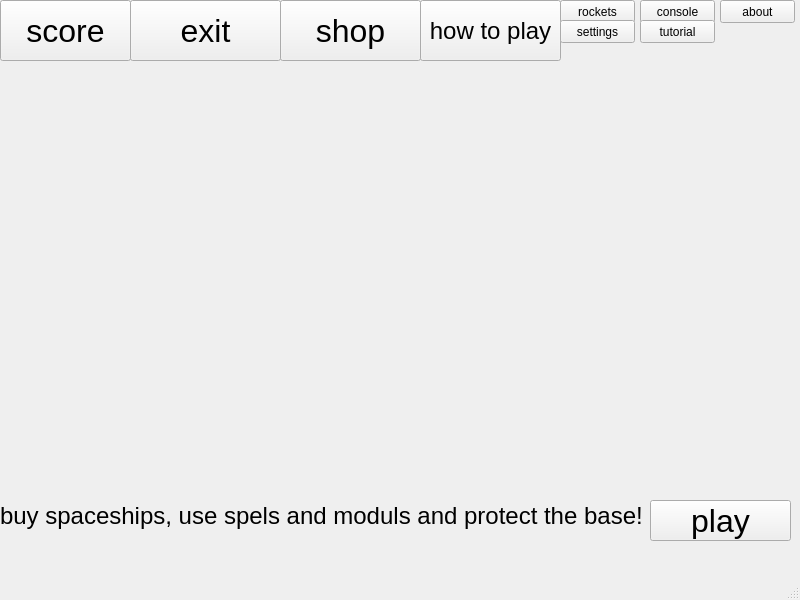
<?xml version="1.0" encoding="UTF-8"?>
<ui version="4.0">
 <class>MainWindow</class>
 <widget class="QMainWindow" name="MainWindow">
  <property name="geometry">
   <rect>
    <x>0</x>
    <y>0</y>
    <width>800</width>
    <height>600</height>
   </rect>
  </property>
  <property name="cursor">
   <cursorShape>ArrowCursor</cursorShape>
  </property>
  <property name="windowTitle">
   <string>MainWindow</string>
  </property>
  <widget class="QWidget" name="centralwidget">
   <widget class="QPushButton" name="play">
    <property name="geometry">
     <rect>
      <x>650</x>
      <y>500</y>
      <width>141</width>
      <height>41</height>
     </rect>
    </property>
    <property name="font">
     <font>
      <pointsize>24</pointsize>
     </font>
    </property>
    <property name="cursor">
     <cursorShape>PointingHandCursor</cursorShape>
    </property>
    <property name="text">
     <string>play</string>
    </property>
   </widget>
   <widget class="QPushButton" name="score">
    <property name="geometry">
     <rect>
      <x>0</x>
      <y>0</y>
      <width>131</width>
      <height>61</height>
     </rect>
    </property>
    <property name="font">
     <font>
      <pointsize>24</pointsize>
     </font>
    </property>
    <property name="cursor">
     <cursorShape>PointingHandCursor</cursorShape>
    </property>
    <property name="text">
     <string>score</string>
    </property>
   </widget>
   <widget class="QPushButton" name="exit">
    <property name="geometry">
     <rect>
      <x>130</x>
      <y>0</y>
      <width>151</width>
      <height>61</height>
     </rect>
    </property>
    <property name="font">
     <font>
      <pointsize>24</pointsize>
     </font>
    </property>
    <property name="cursor">
     <cursorShape>PointingHandCursor</cursorShape>
    </property>
    <property name="text">
     <string>exit</string>
    </property>
   </widget>
   <widget class="QPushButton" name="shop">
    <property name="geometry">
     <rect>
      <x>280</x>
      <y>0</y>
      <width>141</width>
      <height>61</height>
     </rect>
    </property>
    <property name="font">
     <font>
      <pointsize>24</pointsize>
     </font>
    </property>
    <property name="cursor">
     <cursorShape>PointingHandCursor</cursorShape>
    </property>
    <property name="text">
     <string>shop</string>
    </property>
   </widget>
   <widget class="QPushButton" name="how">
    <property name="geometry">
     <rect>
      <x>420</x>
      <y>0</y>
      <width>141</width>
      <height>61</height>
     </rect>
    </property>
    <property name="font">
     <font>
      <pointsize>18</pointsize>
     </font>
    </property>
    <property name="cursor">
     <cursorShape>PointingHandCursor</cursorShape>
    </property>
    <property name="text">
     <string>how to play</string>
    </property>
   </widget>
   <widget class="QPushButton" name="information">
    <property name="geometry">
     <rect>
      <x>720</x>
      <y>0</y>
      <width>75</width>
      <height>23</height>
     </rect>
    </property>
    <property name="cursor">
     <cursorShape>PointingHandCursor</cursorShape>
    </property>
    <property name="text">
     <string>about</string>
    </property>
   </widget>
   <widget class="QPushButton" name="pushButton">
    <property name="geometry">
     <rect>
      <x>640</x>
      <y>0</y>
      <width>75</width>
      <height>23</height>
     </rect>
    </property>
    <property name="cursor">
     <cursorShape>PointingHandCursor</cursorShape>
    </property>
    <property name="text">
     <string>console</string>
    </property>
   </widget>
   <widget class="QPushButton" name="rockets">
    <property name="geometry">
     <rect>
      <x>560</x>
      <y>0</y>
      <width>75</width>
      <height>23</height>
     </rect>
    </property>
    <property name="cursor">
     <cursorShape>PointingHandCursor</cursorShape>
    </property>
    <property name="text">
     <string>rockets</string>
    </property>
   </widget>
   <widget class="QLabel" name="label">
    <property name="geometry">
     <rect>
      <x>0</x>
      <y>60</y>
      <width>261</width>
      <height>341</height>
     </rect>
    </property>
    <property name="text">
     <string/>
    </property>
    <property name="pixmap">
     <pixmap>screen.png</pixmap>
    </property>
   </widget>
   <widget class="QLabel" name="label_2">
    <property name="geometry">
     <rect>
      <x>0</x>
      <y>480</y>
      <width>641</width>
      <height>71</height>
     </rect>
    </property>
    <property name="font">
     <font>
      <pointsize>18</pointsize>
     </font>
    </property>
    <property name="text">
     <string>buy spaceships, use spels and moduls and protect the base!</string>
    </property>
   </widget>
   <widget class="QLabel" name="label_3">
    <property name="geometry">
     <rect>
      <x>250</x>
      <y>60</y>
      <width>501</width>
      <height>431</height>
     </rect>
    </property>
    <property name="text">
     <string/>
    </property>
    <property name="pixmap">
     <pixmap>Untitled-2.png</pixmap>
    </property>
   </widget>
   <widget class="QPushButton" name="pushButton_2">
    <property name="geometry">
     <rect>
      <x>560</x>
      <y>20</y>
      <width>75</width>
      <height>23</height>
     </rect>
    </property>
    <property name="text">
     <string>settings</string>
    </property>
   </widget>
   <widget class="QPushButton" name="tutorial">
    <property name="geometry">
     <rect>
      <x>640</x>
      <y>20</y>
      <width>75</width>
      <height>23</height>
     </rect>
    </property>
    <property name="text">
     <string>tutorial</string>
    </property>
   </widget>
  </widget>
  <widget class="QMenuBar" name="menubar">
   <property name="geometry">
    <rect>
     <x>0</x>
     <y>0</y>
     <width>800</width>
     <height>20</height>
    </rect>
   </property>
  </widget>
  <widget class="QStatusBar" name="statusbar"/>
 </widget>
 <resources/>
 <connections/>
</ui>
